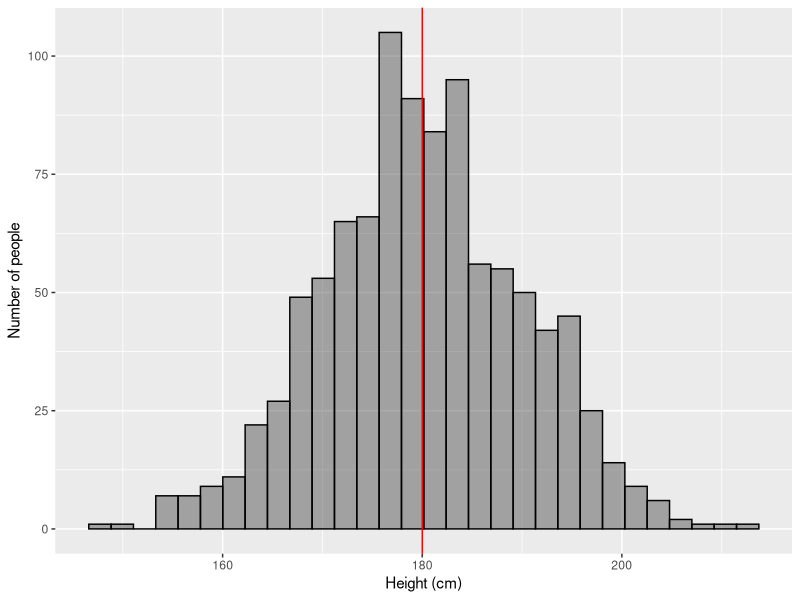
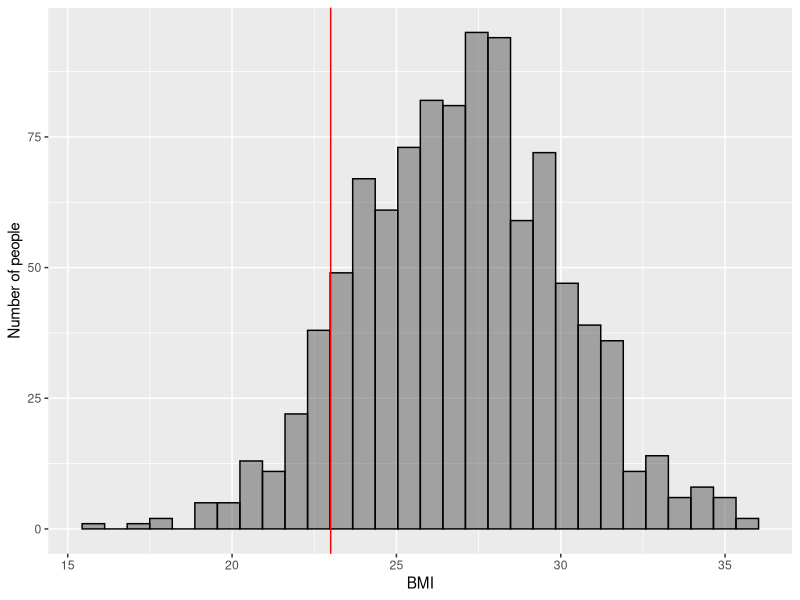
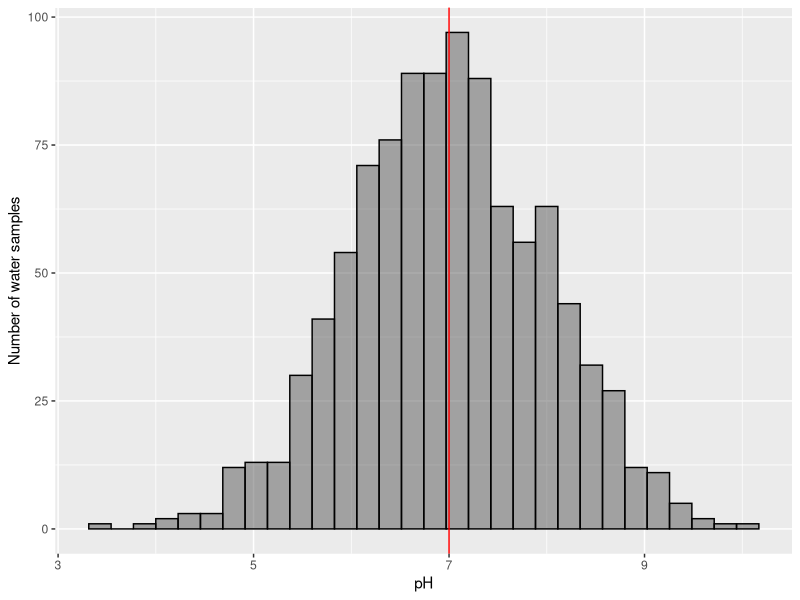
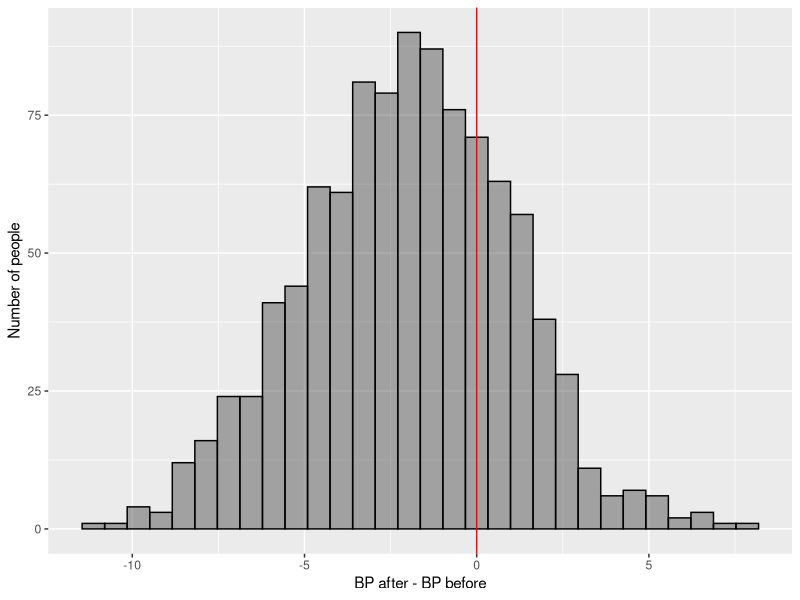
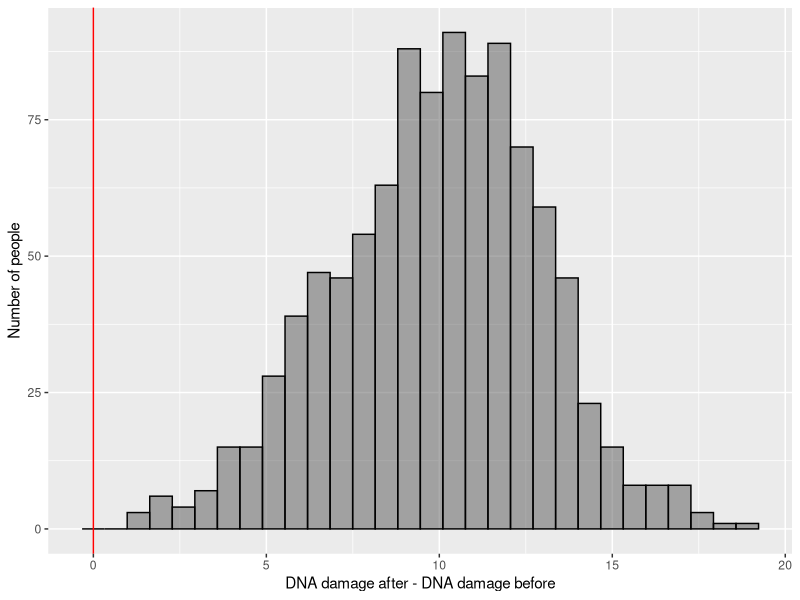
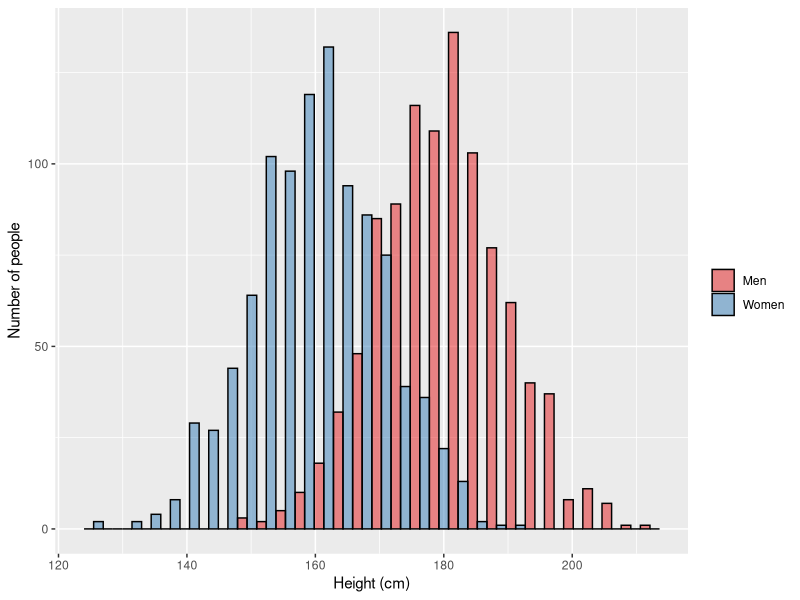
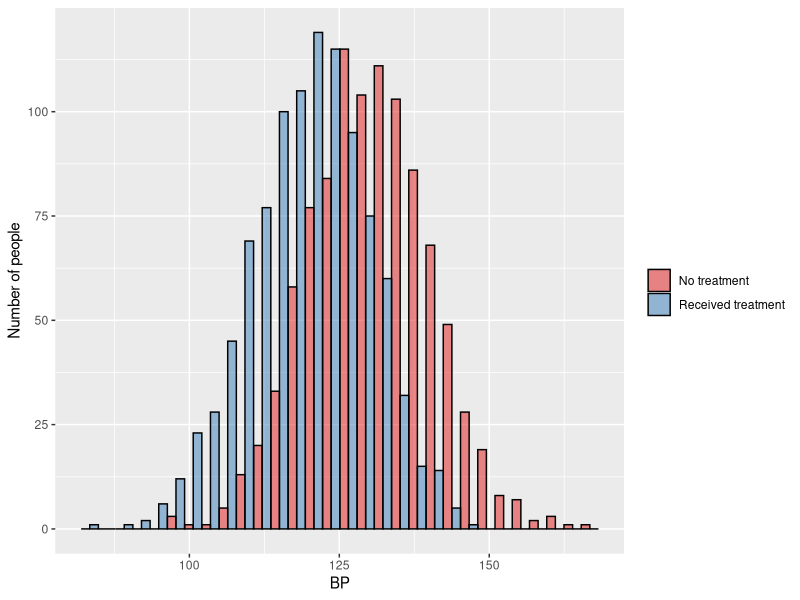
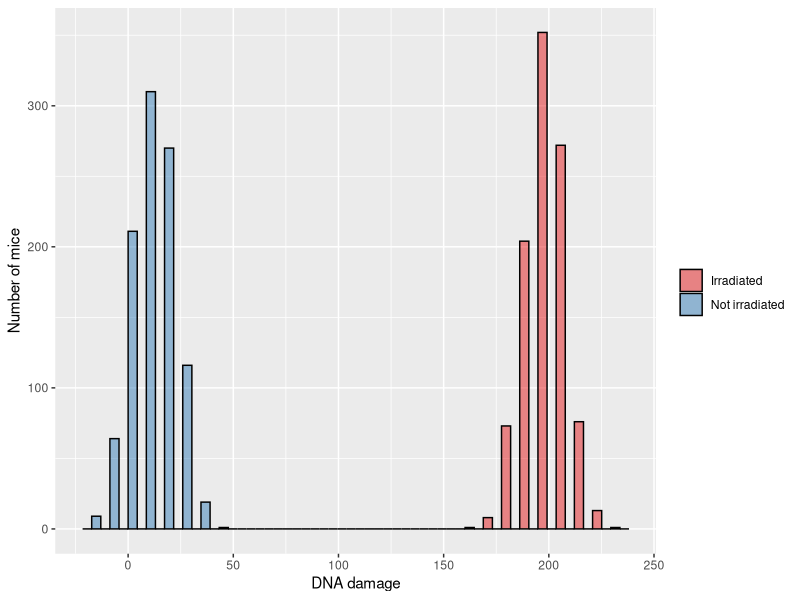

R code for these plots, in order:
## ---- chunk 1
library(data.table)
library(ggplot2)

data <- data.frame(x=rnorm(1000,mean=180,sd=10))
q <- ggplot(data,aes(x=x))
q <- q + geom_histogram(alpha=0.5,colour="black")
q <- q + geom_vline(xintercept=180,colour="red")
q <- q + scale_x_continuous("Height (cm)")
q <- q + scale_y_continuous("Number of people")
q
## ---- chunk 2
library(data.table)
library(ggplot2)

data <- data.frame(x=rnorm(1000,mean=27,sd=3))
q <- ggplot(data,aes(x=x))
q <- q + geom_histogram(alpha=0.5,colour="black")
q <- q + geom_vline(xintercept=23,colour="red")
q <- q + scale_x_continuous("BMI")
q <- q + scale_y_continuous("Number of people")
q
## ---- chunk 3
library(data.table)
library(ggplot2)

data <- data.frame(x=rnorm(1000,mean=7,sd=1))
q <- ggplot(data,aes(x=x))
q <- q + geom_histogram(alpha=0.5,colour="black")
q <- q + geom_vline(xintercept=7,colour="red")
q <- q + scale_x_continuous("pH")
q <- q + scale_y_continuous("Number of water samples")
q
## ---- chunk 4
library(data.table)
library(ggplot2)

data <- data.frame(x=rnorm(1000,mean=-2,sd=3))
q <- ggplot(data,aes(x=x))
q <- q + geom_histogram(alpha=0.5,colour="black")
q <- q + geom_vline(xintercept=0,colour="red")
q <- q + scale_x_continuous("BP after - BP before")
q <- q + scale_y_continuous("Number of people")
q
## ---- chunk 5
library(data.table)
library(ggplot2)

data <- data.frame(x=rnorm(1000,mean=10,sd=3))
q <- ggplot(data,aes(x=x))
q <- q + geom_histogram(alpha=0.5,colour="black")
q <- q + geom_vline(xintercept=0,colour="red")
q <- q + scale_x_continuous("DNA damage after - DNA damage before")
q <- q + scale_y_continuous("Number of people")
q
## ---- chunk 6
library(data.table)
library(ggplot2)

data1 <- data.frame(x=rnorm(1000,mean=160,sd=10), group="Women", stringsAsFactors = F)
data2 <- data.frame(x=rnorm(1000,mean=180,sd=10), group="Men", stringsAsFactors = F)
data <- rbind(data1,data2)
q <- ggplot(data,aes(x=x,fill=group))
q <- q + geom_histogram(alpha=0.5,colour="black",pos="dodge")
q <- q + scale_x_continuous("Height (cm)")
q <- q + scale_y_continuous("Number of people")
q <- q + scale_fill_brewer("",palette="Set1")
q
## ---- chunk 7
library(data.table)
library(ggplot2)

data1 <- data.frame(x=rnorm(1000,mean=130,sd=10), group="No treatment", stringsAsFactors = F)
data2 <- data.frame(x=rnorm(1000,mean=120,sd=10), group="Received treatment", stringsAsFactors = F)
data <- rbind(data1,data2)
q <- ggplot(data,aes(x=x,fill=group))
q <- q + geom_histogram(alpha=0.5,colour="black",pos="dodge")
q <- q + scale_x_continuous("BP")
q <- q + scale_y_continuous("Number of people")
q <- q + scale_fill_brewer("",palette="Set1")
q
## ---- chunk 8
library(data.table)
library(ggplot2)

data1 <- data.frame(x=rnorm(1000,mean=200,sd=10), group="Irradiated", stringsAsFactors = F)
data2 <- data.frame(x=rnorm(1000,mean=10,sd=10), group="Not irradiated", stringsAsFactors = F)
data <- rbind(data1,data2)
q <- ggplot(data,aes(x=x,fill=group))
q <- q + geom_histogram(alpha=0.5,colour="black",pos="dodge")
q <- q + scale_x_continuous("DNA damage")
q <- q + scale_y_continuous("Number of mice")
q <- q + scale_fill_brewer("",palette="Set1")
q
## ---- chunk 9
library(data.table)
library(ggplot2)

data1 <- data.frame(x=rnorm(1000,mean=18,sd=5), group="Norway", stringsAsFactors = F)
data2 <- data.frame(x=rnorm(1000,mean=24,sd=5), group="Denmark", stringsAsFactors = F)
data3 <- data.frame(x=rnorm(1000,mean=25,sd=5), group="Sweden", stringsAsFactors = F)
data <- rbind(data1,data2,data3)
q <- ggplot(data,aes(x=x,fill=group))
q <- q + geom_histogram(alpha=0.5,colour="black",pos="dodge")
q <- q + scale_x_continuous("BMI")
q <- q + scale_y_continuous("Number of people")
q <- q + scale_fill_brewer("",palette="Set1")
q
## ---- chunk 10
library(data.table)
library(ggplot2)

data1 <- data.frame(x=rnorm(1000,mean=6.5,sd=5), group="East Oslo", stringsAsFactors = F)
data2 <- data.frame(x=rnorm(1000,mean=7.2,sd=5), group="West Oslo", stringsAsFactors = F)
data <- rbind(data1,data2)
q <- ggplot(data,aes(x=x,fill=group))
q <- q + geom_histogram(alpha=0.5,colour="black",pos="dodge")
q <- q + scale_x_continuous("pH")
q <- q + scale_y_continuous("Number of water samples")
q <- q + scale_fill_brewer("",palette="Set1")
q
